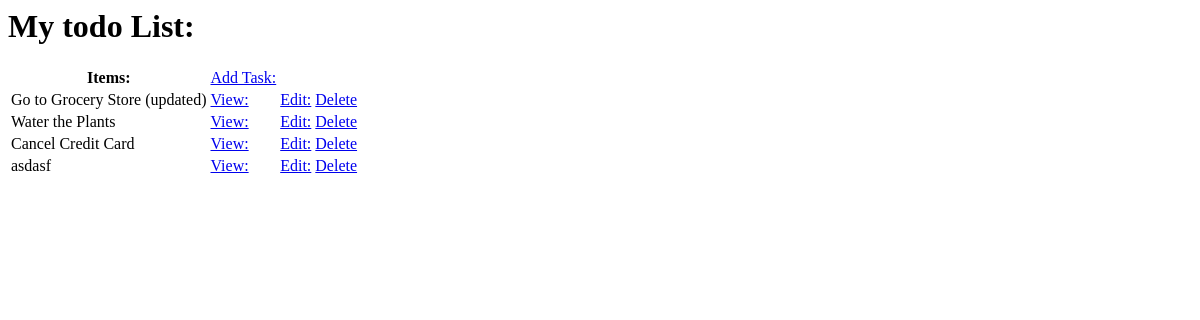
Before: / with the older database file.
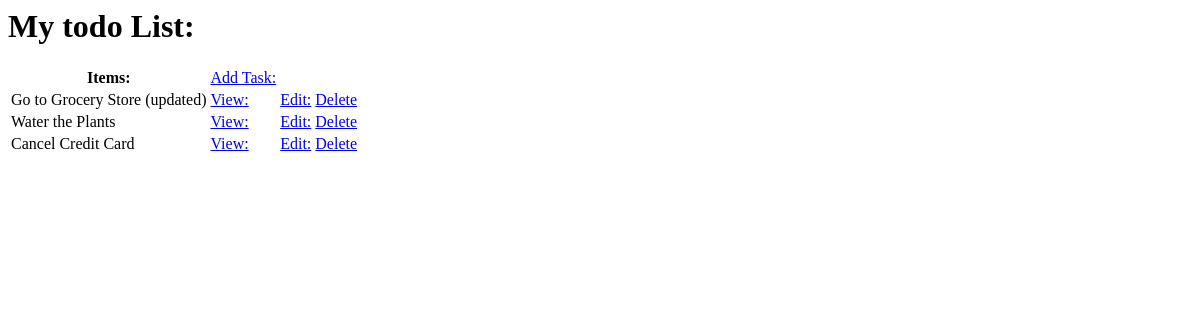
After: the same page with the newer database file.
### todo/models.py (models this page shows, shortened)
class Task(models.Model):
    user= models.ForeignKey(User, on_delete= models.CASCADE, null= True, blank=True)
    title = models.CharField(max_length=200, null=True)
    description = models.TextField(null=True, blank=True)
    complete = models.BooleanField(default=False)
    created = models.DateTimeField(auto_now_add=True)
    class Meta:
        ordering = ['complete']

### todo/views.py (the view)
# urls.py: path('', TaskList.as_view(), name="task"),
class TaskList(ListView):
    model = Task
    context_object_name = 'task'

### todo/templates/todo/task_list.html
<h1> My todo List: </h1>
<table>
    <tr>
        <th>Items:</th>
        <td> <a href="{% url 'task-create' %}"> Add Task: </a></td>
    </tr>
    {% for tasks in task %}
    <tr>
        <td>
            {{tasks.title}}
        </td>
        <td> <a href="{% url 'tasks-detail' tasks.id %}"> View: </a></td>
        <td> <a href="{% url 'tasks-update' tasks.id %}"> Edit: </a></td>
        <td> <a href="{% url 'tasks-delete' tasks.id %}"> Delete </a></td>
    </tr>
    {% empty %}
    <h3> No items found in your list </h3>
    <a href="" > Add New Item </a>
    {% endfor %}
</table>

Changed rows visible on the page:
removed Task: title "asdasf"
